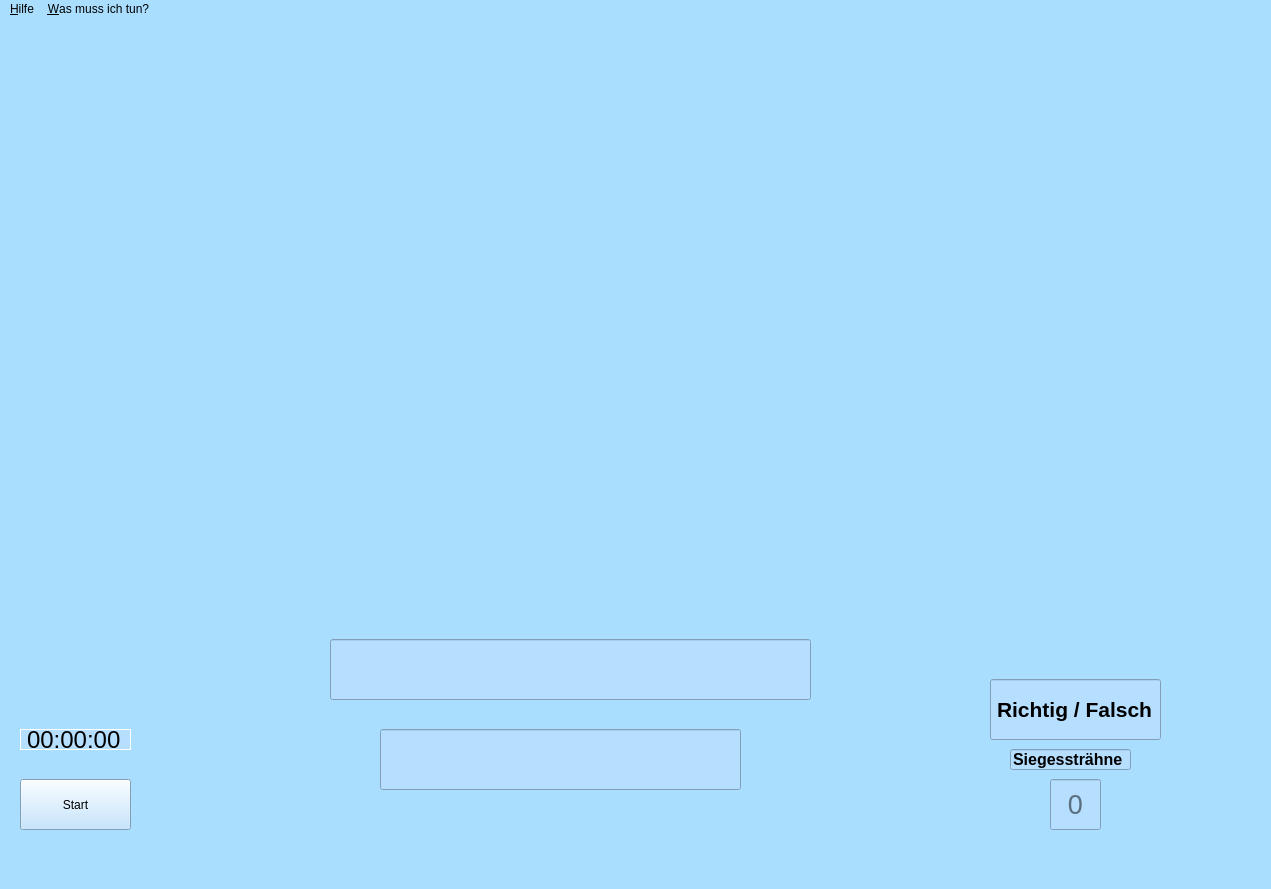
<?xml version="1.0" encoding="UTF-8"?>
<ui version="4.0">
 <class>MainWindow</class>
 <widget class="QMainWindow" name="MainWindow">
  <property name="enabled">
   <bool>true</bool>
  </property>
  <property name="geometry">
   <rect>
    <x>0</x>
    <y>0</y>
    <width>1271</width>
    <height>889</height>
   </rect>
  </property>
  <property name="sizePolicy">
   <sizepolicy hsizetype="Expanding" vsizetype="Expanding">
    <horstretch>0</horstretch>
    <verstretch>0</verstretch>
   </sizepolicy>
  </property>
  <property name="windowTitle">
   <string>MainWindow</string>
  </property>
  <property name="styleSheet">
   <string notr="true">QWidget{
background-color: #aadeff;
}</string>
  </property>
  <widget class="QWidget" name="centralwidget">
   <property name="sizePolicy">
    <sizepolicy hsizetype="Expanding" vsizetype="Expanding">
     <horstretch>0</horstretch>
     <verstretch>0</verstretch>
    </sizepolicy>
   </property>
   <widget class="QWidget" name="gridLayoutWidget">
    <property name="geometry">
     <rect>
      <x>20</x>
      <y>10</y>
      <width>1150</width>
      <height>430</height>
     </rect>
    </property>
    <layout class="QGridLayout" name="ElementGridLayout1">
     <property name="sizeConstraint">
      <enum>QLayout::SetMinimumSize</enum>
     </property>
     <property name="spacing">
      <number>0</number>
     </property>
     <item row="4" column="18">
      <widget class="ElementWidget" name="e54" native="true"/>
     </item>
     <item row="5" column="18">
      <widget class="ElementWidget" name="e86" native="true"/>
     </item>
     <item row="1" column="1">
      <widget class="ElementWidget" name="e4" native="true"/>
     </item>
     <item row="2" column="1">
      <widget class="ElementWidget" name="e12" native="true"/>
     </item>
     <item row="1" column="0">
      <widget class="ElementWidget" name="e3" native="true"/>
     </item>
     <item row="2" column="0">
      <widget class="ElementWidget" name="e11" native="true"/>
     </item>
     <item row="4" column="8">
      <widget class="ElementWidget" name="e44" native="true"/>
     </item>
     <item row="4" column="5">
      <widget class="ElementWidget" name="e41" native="true"/>
     </item>
     <item row="3" column="1">
      <widget class="ElementWidget" name="e20" native="true"/>
     </item>
     <item row="5" column="5">
      <widget class="ElementWidget" name="e73" native="true"/>
     </item>
     <item row="4" column="0">
      <widget class="ElementWidget" name="e37" native="true"/>
     </item>
     <item row="5" column="7">
      <widget class="ElementWidget" name="e75" native="true"/>
     </item>
     <item row="2" column="16">
      <widget class="ElementWidget" name="e16" native="true"/>
     </item>
     <item row="5" column="6">
      <widget class="ElementWidget" name="e74" native="true"/>
     </item>
     <item row="5" column="8">
      <widget class="ElementWidget" name="e76" native="true"/>
     </item>
     <item row="4" column="1">
      <widget class="ElementWidget" name="e38" native="true"/>
     </item>
     <item row="4" column="6">
      <widget class="ElementWidget" name="e42" native="true"/>
     </item>
     <item row="3" column="14">
      <widget class="ElementWidget" name="e32" native="true"/>
     </item>
     <item row="4" column="7">
      <widget class="ElementWidget" name="e43" native="true"/>
     </item>
     <item row="4" column="9">
      <widget class="ElementWidget" name="e45" native="true"/>
     </item>
     <item row="5" column="4">
      <widget class="ElementWidget" name="e72" native="true"/>
     </item>
     <item row="6" column="15">
      <widget class="ElementWidget" name="e115" native="true"/>
     </item>
     <item row="6" column="13">
      <widget class="ElementWidget" name="e113" native="true"/>
     </item>
     <item row="4" column="15">
      <widget class="ElementWidget" name="e51" native="true"/>
     </item>
     <item row="6" column="17">
      <widget class="ElementWidget" name="e117" native="true"/>
     </item>
     <item row="3" column="9">
      <widget class="ElementWidget" name="e27" native="true"/>
     </item>
     <item row="5" column="13">
      <widget class="ElementWidget" name="e81" native="true"/>
     </item>
     <item row="5" column="9">
      <widget class="ElementWidget" name="e77" native="true"/>
     </item>
     <item row="3" column="17">
      <widget class="ElementWidget" name="e35" native="true"/>
     </item>
     <item row="4" column="2">
      <widget class="ElementWidget" name="e39" native="true"/>
     </item>
     <item row="5" column="16">
      <widget class="ElementWidget" name="e84" native="true"/>
     </item>
     <item row="6" column="16">
      <widget class="ElementWidget" name="e116" native="true"/>
     </item>
     <item row="5" column="0">
      <widget class="ElementWidget" name="e55" native="true"/>
     </item>
     <item row="3" column="13">
      <widget class="ElementWidget" name="e31" native="true"/>
     </item>
     <item row="6" column="14">
      <widget class="ElementWidget" name="e114" native="true"/>
     </item>
     <item row="5" column="14">
      <widget class="ElementWidget" name="e82" native="true"/>
     </item>
     <item row="5" column="2">
      <widget class="ElementWidget" name="e57" native="true"/>
     </item>
     <item row="3" column="4">
      <widget class="ElementWidget" name="e22" native="true"/>
     </item>
     <item row="4" column="10">
      <widget class="ElementWidget" name="e46" native="true"/>
     </item>
     <item row="3" column="15">
      <widget class="ElementWidget" name="e33" native="true"/>
     </item>
     <item row="5" column="15">
      <widget class="ElementWidget" name="e83" native="true"/>
     </item>
     <item row="4" column="16">
      <widget class="ElementWidget" name="e52" native="true"/>
     </item>
     <item row="4" column="13">
      <widget class="ElementWidget" name="e49" native="true"/>
     </item>
     <item row="5" column="1">
      <widget class="ElementWidget" name="e56" native="true"/>
     </item>
     <item row="2" column="15">
      <widget class="ElementWidget" name="e15" native="true"/>
     </item>
     <item row="6" column="0">
      <widget class="ElementWidget" name="e87" native="true"/>
     </item>
     <item row="4" column="14">
      <widget class="ElementWidget" name="e50" native="true"/>
     </item>
     <item row="5" column="10">
      <widget class="ElementWidget" name="e78" native="true"/>
     </item>
     <item row="5" column="11">
      <widget class="ElementWidget" name="e79" native="true"/>
     </item>
     <item row="3" column="12">
      <widget class="ElementWidget" name="e30" native="true"/>
     </item>
     <item row="1" column="14">
      <widget class="ElementWidget" name="e6" native="true"/>
     </item>
     <item row="3" column="8">
      <widget class="ElementWidget" name="e26" native="true"/>
     </item>
     <item row="2" column="13">
      <widget class="ElementWidget" name="e13" native="true"/>
     </item>
     <item row="4" column="11">
      <widget class="ElementWidget" name="e47" native="true"/>
     </item>
     <item row="3" column="16">
      <widget class="ElementWidget" name="e34" native="true"/>
     </item>
     <item row="1" column="13">
      <widget class="ElementWidget" name="e5" native="true"/>
     </item>
     <item row="6" column="1">
      <widget class="ElementWidget" name="e88" native="true"/>
     </item>
     <item row="2" column="14">
      <widget class="ElementWidget" name="e14" native="true"/>
     </item>
     <item row="3" column="2">
      <widget class="ElementWidget" name="e21" native="true"/>
     </item>
     <item row="3" column="0">
      <widget class="ElementWidget" name="e19" native="true"/>
     </item>
     <item row="6" column="8">
      <widget class="ElementWidget" name="e108" native="true"/>
     </item>
     <item row="3" column="7">
      <widget class="ElementWidget" name="e25" native="true"/>
     </item>
     <item row="1" column="15">
      <widget class="ElementWidget" name="e7" native="true"/>
     </item>
     <item row="6" column="7">
      <widget class="ElementWidget" name="e107" native="true"/>
     </item>
     <item row="5" column="12">
      <widget class="ElementWidget" name="e80" native="true"/>
     </item>
     <item row="6" column="10">
      <widget class="ElementWidget" name="e110" native="true"/>
     </item>
     <item row="6" column="6">
      <widget class="ElementWidget" name="e106" native="true"/>
     </item>
     <item row="1" column="16">
      <widget class="ElementWidget" name="e8" native="true"/>
     </item>
     <item row="2" column="17">
      <widget class="ElementWidget" name="e17" native="true"/>
     </item>
     <item row="1" column="17">
      <widget class="ElementWidget" name="e9" native="true"/>
     </item>
     <item row="4" column="17">
      <widget class="ElementWidget" name="e53" native="true"/>
     </item>
     <item row="6" column="11">
      <widget class="ElementWidget" name="e111" native="true"/>
     </item>
     <item row="4" column="12">
      <widget class="ElementWidget" name="e48" native="true"/>
     </item>
     <item row="0" column="0">
      <widget class="ElementWidget" name="e1" native="true"/>
     </item>
     <item row="6" column="4">
      <widget class="ElementWidget" name="e104" native="true"/>
     </item>
     <item row="3" column="11">
      <widget class="ElementWidget" name="e29" native="true"/>
     </item>
     <item row="3" column="5">
      <widget class="ElementWidget" name="e23" native="true"/>
     </item>
     <item row="0" column="18">
      <widget class="ElementWidget" name="e2" native="true"/>
     </item>
     <item row="1" column="18">
      <widget class="ElementWidget" name="e10" native="true"/>
     </item>
     <item row="6" column="9">
      <widget class="ElementWidget" name="e109" native="true"/>
     </item>
     <item row="6" column="5">
      <widget class="ElementWidget" name="e105" native="true"/>
     </item>
     <item row="6" column="2">
      <widget class="ElementWidget" name="e89" native="true"/>
     </item>
     <item row="4" column="4">
      <widget class="ElementWidget" name="e40" native="true"/>
     </item>
     <item row="6" column="12">
      <widget class="ElementWidget" name="e112" native="true"/>
     </item>
     <item row="3" column="6">
      <widget class="ElementWidget" name="e24" native="true"/>
     </item>
     <item row="3" column="10">
      <widget class="ElementWidget" name="e28" native="true"/>
     </item>
     <item row="5" column="17">
      <widget class="ElementWidget" name="e85" native="true"/>
     </item>
     <item row="2" column="18">
      <widget class="ElementWidget" name="e18" native="true"/>
     </item>
     <item row="3" column="18">
      <widget class="ElementWidget" name="e36" native="true"/>
     </item>
     <item row="6" column="18">
      <widget class="ElementWidget" name="e118" native="true"/>
     </item>
     <item row="5" column="3">
      <widget class="QLabel" name="label">
       <property name="text">
        <string/>
       </property>
       <property name="pixmap">
        <pixmap>png/sieheUnten1.png</pixmap>
       </property>
      </widget>
     </item>
     <item row="6" column="3">
      <widget class="QLabel" name="label_2">
       <property name="text">
        <string/>
       </property>
       <property name="pixmap">
        <pixmap>png/sieheUnten2.png</pixmap>
       </property>
      </widget>
     </item>
    </layout>
   </widget>
   <widget class="QWidget" name="gridLayoutWidget_2">
    <property name="geometry">
     <rect>
      <x>210</x>
      <y>450</y>
      <width>766</width>
      <height>121</height>
     </rect>
    </property>
    <layout class="QGridLayout" name="ElementGridLayout2">
     <property name="sizeConstraint">
      <enum>QLayout::SetMinimumSize</enum>
     </property>
     <property name="spacing">
      <number>0</number>
     </property>
     <item row="0" column="2">
      <widget class="ElementWidget" name="e60" native="true"/>
     </item>
     <item row="0" column="4">
      <widget class="ElementWidget" name="e62" native="true"/>
     </item>
     <item row="0" column="1">
      <widget class="ElementWidget" name="e59" native="true"/>
     </item>
     <item row="0" column="5">
      <widget class="ElementWidget" name="e63" native="true"/>
     </item>
     <item row="0" column="6">
      <widget class="ElementWidget" name="e64" native="true"/>
     </item>
     <item row="1" column="0">
      <widget class="ElementWidget" name="e90" native="true"/>
     </item>
     <item row="0" column="3">
      <widget class="ElementWidget" name="e61" native="true"/>
     </item>
     <item row="0" column="12">
      <widget class="ElementWidget" name="e70" native="true"/>
     </item>
     <item row="1" column="3">
      <widget class="ElementWidget" name="e93" native="true"/>
     </item>
     <item row="0" column="9">
      <widget class="ElementWidget" name="e67" native="true"/>
     </item>
     <item row="0" column="10">
      <widget class="ElementWidget" name="e68" native="true"/>
     </item>
     <item row="0" column="8">
      <widget class="ElementWidget" name="e66" native="true"/>
     </item>
     <item row="1" column="1">
      <widget class="ElementWidget" name="e91" native="true"/>
     </item>
     <item row="1" column="4">
      <widget class="ElementWidget" name="e94" native="true"/>
     </item>
     <item row="1" column="5">
      <widget class="ElementWidget" name="e95" native="true"/>
     </item>
     <item row="0" column="13">
      <widget class="ElementWidget" name="e71" native="true"/>
     </item>
     <item row="1" column="2">
      <widget class="ElementWidget" name="e92" native="true"/>
     </item>
     <item row="1" column="7">
      <widget class="ElementWidget" name="e97" native="true"/>
     </item>
     <item row="1" column="8">
      <widget class="ElementWidget" name="e98" native="true"/>
     </item>
     <item row="0" column="11">
      <widget class="ElementWidget" name="e69" native="true"/>
     </item>
     <item row="0" column="7">
      <widget class="ElementWidget" name="e65" native="true"/>
     </item>
     <item row="1" column="9">
      <widget class="ElementWidget" name="e99" native="true"/>
     </item>
     <item row="1" column="6">
      <widget class="ElementWidget" name="e96" native="true"/>
     </item>
     <item row="1" column="11">
      <widget class="ElementWidget" name="e101" native="true"/>
     </item>
     <item row="1" column="13">
      <widget class="ElementWidget" name="e103" native="true"/>
     </item>
     <item row="1" column="12">
      <widget class="ElementWidget" name="e102" native="true"/>
     </item>
     <item row="1" column="10">
      <widget class="ElementWidget" name="e100" native="true"/>
     </item>
     <item row="0" column="0">
      <widget class="ElementWidget" name="e58" native="true"/>
     </item>
    </layout>
   </widget>
   <widget class="QPushButton" name="startButton">
    <property name="geometry">
     <rect>
      <x>20</x>
      <y>760</y>
      <width>111</width>
      <height>51</height>
     </rect>
    </property>
    <property name="styleSheet">
     <string notr="true">QPushButton{
background-color: #b5deff;
}</string>
    </property>
    <property name="text">
     <string>Start</string>
    </property>
   </widget>
   <widget class="QLineEdit" name="winStreak">
    <property name="geometry">
     <rect>
      <x>1010</x>
      <y>730</y>
      <width>121</width>
      <height>21</height>
     </rect>
    </property>
    <property name="font">
     <font>
      <pointsize>12</pointsize>
      <weight>75</weight>
      <bold>true</bold>
     </font>
    </property>
    <property name="styleSheet">
     <string notr="true">QLineEdit{
background-color: #b5deff;
}</string>
    </property>
    <property name="text">
     <string>Siegessträhne</string>
    </property>
    <property name="readOnly">
     <bool>true</bool>
    </property>
   </widget>
   <widget class="QLineEdit" name="rightWrong">
    <property name="geometry">
     <rect>
      <x>990</x>
      <y>660</y>
      <width>171</width>
      <height>61</height>
     </rect>
    </property>
    <property name="font">
     <font>
      <pointsize>16</pointsize>
      <weight>75</weight>
      <bold>true</bold>
     </font>
    </property>
    <property name="styleSheet">
     <string notr="true">QLineEdit{
background-color: #b5deff;
}</string>
    </property>
    <property name="text">
     <string>Richtig / Falsch</string>
    </property>
    <property name="alignment">
     <set>Qt::AlignCenter</set>
    </property>
    <property name="readOnly">
     <bool>true</bool>
    </property>
   </widget>
   <widget class="QLineEdit" name="taskLineEdit">
    <property name="geometry">
     <rect>
      <x>330</x>
      <y>620</y>
      <width>481</width>
      <height>61</height>
     </rect>
    </property>
    <property name="font">
     <font>
      <pointsize>16</pointsize>
     </font>
    </property>
    <property name="styleSheet">
     <string notr="true">QLineEdit{
background-color: #b5deff;
}</string>
    </property>
    <property name="text">
     <string/>
    </property>
    <property name="alignment">
     <set>Qt::AlignCenter</set>
    </property>
    <property name="readOnly">
     <bool>true</bool>
    </property>
   </widget>
   <widget class="QLineEdit" name="lineEdit">
    <property name="geometry">
     <rect>
      <x>380</x>
      <y>710</y>
      <width>361</width>
      <height>61</height>
     </rect>
    </property>
    <property name="font">
     <font>
      <pointsize>16</pointsize>
     </font>
    </property>
    <property name="styleSheet">
     <string notr="true">QLineEdit{
background-color: #b5deff;
}</string>
    </property>
    <property name="alignment">
     <set>Qt::AlignCenter</set>
    </property>
   </widget>
   <widget class="QLabel" name="TimeLabel">
    <property name="geometry">
     <rect>
      <x>20</x>
      <y>710</y>
      <width>111</width>
      <height>21</height>
     </rect>
    </property>
    <property name="font">
     <font>
      <pointsize>18</pointsize>
     </font>
    </property>
    <property name="styleSheet">
     <string notr="true">QLabel{
background-color: #b5deff;
border-style:outset;
border-width:1px;
border-color:#ffffff;
}</string>
    </property>
    <property name="text">
     <string>00:00:00</string>
    </property>
   </widget>
   <widget class="QLineEdit" name="winCounter">
    <property name="geometry">
     <rect>
      <x>1050</x>
      <y>760</y>
      <width>51</width>
      <height>51</height>
     </rect>
    </property>
    <property name="font">
     <font>
      <pointsize>20</pointsize>
     </font>
    </property>
    <property name="styleSheet">
     <string notr="true">QLineEdit{
background-color: #b5deff;
}</string>
    </property>
    <property name="alignment">
     <set>Qt::AlignCenter</set>
    </property>
    <property name="readOnly">
     <bool>true</bool>
    </property>
    <property name="placeholderText">
     <string>0</string>
    </property>
   </widget>
  </widget>
  <widget class="QMenuBar" name="menubar">
   <property name="geometry">
    <rect>
     <x>0</x>
     <y>0</y>
     <width>1271</width>
     <height>22</height>
    </rect>
   </property>
   <property name="sizePolicy">
    <sizepolicy hsizetype="Expanding" vsizetype="Minimum">
     <horstretch>0</horstretch>
     <verstretch>0</verstretch>
    </sizepolicy>
   </property>
   <widget class="QMenu" name="menu_Hilfe">
    <property name="title">
     <string>&amp;Hilfe</string>
    </property>
    <addaction name="actionWird_das_Programm"/>
    <addaction name="action_ndere_deine_Windows_Skalierung_auf_100_150_oder_200"/>
    <addaction name="actionSystem_Einstellungen_Bildschirm"/>
   </widget>
   <widget class="QMenu" name="menu_Wie_wird_gespielt">
    <property name="title">
     <string>&amp;Was muss ich tun?</string>
    </property>
    <addaction name="actionDurch_dr_cken_der_Starttaste_werden_zuf_llige_Elemente_ausgeblendet"/>
    <addaction name="actionDurch_einen_Klick_in_das_Eingabefeld_kann_mit_der_Tastatur_der_Name_des_Elements_eingegeben_werden"/>
    <addaction name="actionNach_bet_tigen_der_Entertaste_wird_angezeigt_ob_die_Eingabe_richtig_oder_falsch_war"/>
    <addaction name="actionViel_Erfolg"/>
   </widget>
   <addaction name="menu_Hilfe"/>
   <addaction name="menu_Wie_wird_gespielt"/>
  </widget>
  <widget class="QStatusBar" name="statusbar"/>
  <action name="actionWird_das_Programm">
   <property name="text">
    <string>Wird das Programm nicht Richitg angezeigt?</string>
   </property>
  </action>
  <action name="action_ndere_deine_Windows_Skalierung_auf_100_150_oder_200">
   <property name="text">
    <string>Ändere deine Windows-Skalierung auf: 100%, 150% oder 200%</string>
   </property>
  </action>
  <action name="actionSystem_Einstellungen_Bildschirm">
   <property name="text">
    <string>System-&gt;Einstellungen-&gt;Bildschirm-&gt;Skalierung und Anordnung</string>
   </property>
  </action>
  <action name="actionDurch_dr_cken_der_Starttaste_werden_zuf_llige_Elemente_ausgeblendet">
   <property name="text">
    <string>Durch drücken der Starttaste werden zufällige Elemente ausgeblendet.</string>
   </property>
  </action>
  <action name="actionDurch_einen_Klick_in_das_Eingabefeld_kann_mit_der_Tastatur_der_Name_des_Elements_eingegeben_werden">
   <property name="text">
    <string>Durch einen Klick in das Eingabefeld kann mit der Tastatur der Name des Elements eingegeben werden.</string>
   </property>
  </action>
  <action name="actionNach_bet_tigen_der_Entertaste_wird_angezeigt_ob_die_Eingabe_richtig_oder_falsch_war">
   <property name="text">
    <string>Nach betätigen der Entertaste wird angezeigt ob die Eingabe richtig oder falsch war.</string>
   </property>
  </action>
  <action name="actionViel_Erfolg">
   <property name="text">
    <string>Viel Erfolg!</string>
   </property>
  </action>
 </widget>
 <customwidgets>
  <customwidget>
   <class>ElementWidget</class>
   <extends>QWidget</extends>
   <header>customElementWidget</header>
   <container>1</container>
  </customwidget>
 </customwidgets>
 <resources/>
 <connections/>
 <slots>
  <slot>my_button_clicked()</slot>
 </slots>
</ui>
